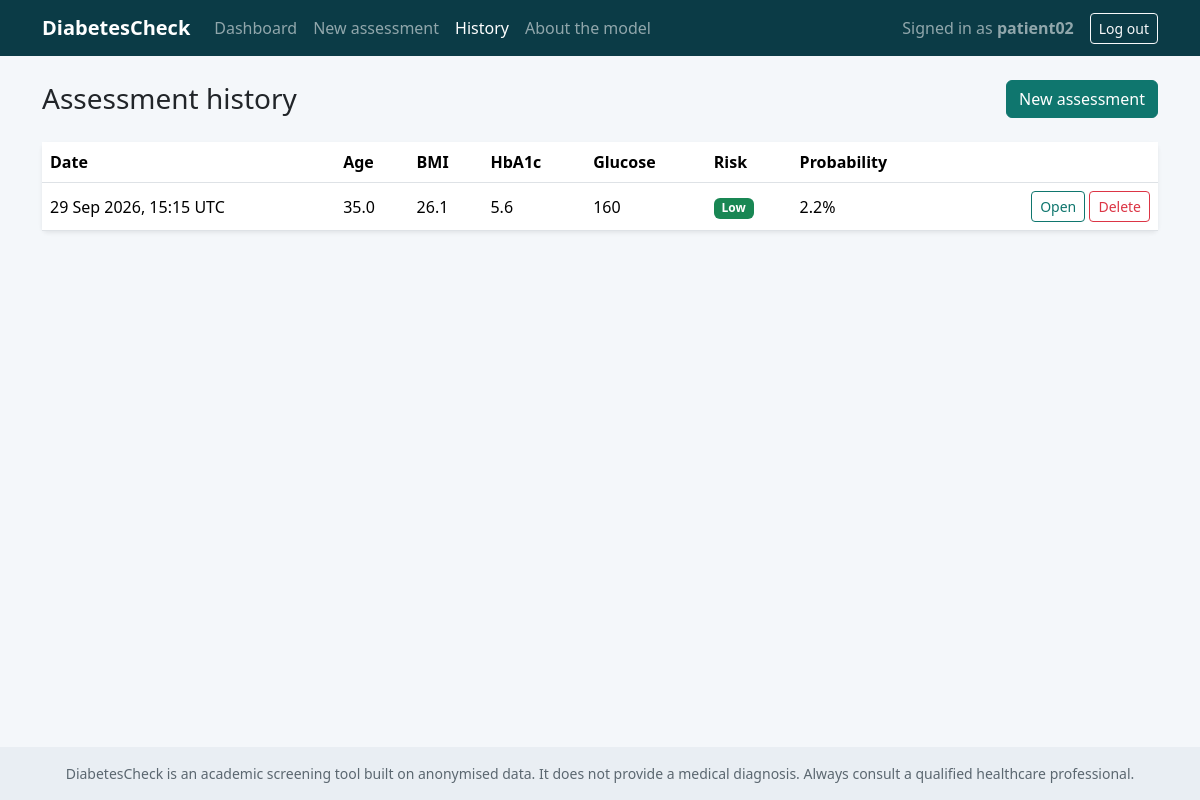
The app's page /history (signed in) with its own data.
### app/models.py (models this page shows, shortened)
class User(UserMixin, db.Model):
    __tablename__ = "users"
    id = db.Column(db.Integer, primary_key=True)
    username = db.Column(db.String(30), unique=True, nullable=False, index=True)
    email = db.Column(db.String(120), unique=True, nullable=False, index=True)
    password_hash = db.Column(db.String(255), nullable=False)
    created_at = db.Column(db.DateTime, default=utcnow, nullable=False)
    predictions = db.relationship(
        "Prediction", backref="user", lazy="dynamic", cascade="all, delete-orphan"
    )

class Prediction(db.Model):
    __tablename__ = "predictions"
    id = db.Column(db.Integer, primary_key=True)
    user_id = db.Column(db.Integer, db.ForeignKey("users.id"), nullable=False, index=True)
    gender = db.Column(db.String(10), nullable=False)
    age = db.Column(db.Float, nullable=False)
    hypertension = db.Column(db.Integer, nullable=False)
    heart_disease = db.Column(db.Integer, nullable=False)
    smoking_history = db.Column(db.String(20), nullable=False)
    bmi = db.Column(db.Float, nullable=False)
    hba1c_level = db.Column(db.Float, nullable=False)
    blood_glucose_level = db.Column(db.Float, nullable=False)
    risk_probability = db.Column(db.Float, nullable=False)
    risk_level = db.Column(db.String(20), nullable=False)
    predicted_class = db.Column(db.Integer, nullable=False)
    recommendations = db.Column(db.Text, nullable=False, default="[]")
    created_at = db.Column(db.DateTime, default=utcnow, nullable=False, index=True)
    @property
    def probability_pct(self):
        return round(self.risk_probability * 100, 1)
    @property
    def level_class(self):
        return {"Low": "success", "Moderate": "warning", "High": "danger"}[self.risk_level]

### app/main.py (the view)
@bp.route("/history")
@login_required
def history():
    page = request.args.get("page", 1, type=int)
    query = (
        select(Prediction)
        .where(Prediction.user_id == current_user.id)
        .order_by(Prediction.created_at.desc())
    )
    pagination = db.paginate(
        query,
        page=page,
        per_page=current_app.config["HISTORY_PER_PAGE"],
        error_out=False,
    )
    return render_template("history.html", pagination=pagination)

### app/__init__.py (called while the page is built)
def create_app(config_class=Config):
    app = Flask(__name__)
    app.config.from_object(config_class)
    db.init_app(app)
    login_manager.init_app(app)
    csrf.init_app(app)
    from .auth import bp as auth_bp
    from .main import bp as main_bp
    app.register_blueprint(auth_bp)
    app.register_blueprint(main_bp)
    @app.template_filter("datefmt")
    def datefmt(value):
        return value.strftime("%d %b %Y, %H:%M") + " UTC"
    @app.template_filter("smoking_label")
    def smoking_label(value):
        return SMOKING_LABELS.get(value, value)
    @app.errorhandler(404)
    def not_found(error):
        return render_template("404.html"), 404
    @app.errorhandler(500)
    def server_error(error):
        db.session.rollback()
        return render_template("500.html"), 500
    with app.app_context():
        db.create_all()
    get_model()
    return app

### app/models.py (called while the page is built)
@login_manager.user_loader
def load_user(user_id):
    return db.session.get(User, int(user_id))

### app/templates/history.html (shortened to what this page needs)
{% extends "base.html" %}
{% block content %}
<div class="d-flex justify-content-between align-items-center mb-4">
  <h1 class="h3 mb-0">Assessment history</h1>
  <a class="btn btn-primary" href="{{ url_for('main.predict_view') }}">New assessment</a>
</div>
{% if pagination.items %}
<div class="card border-0 shadow-sm">
  <div class="table-responsive">
    <table class="table align-middle mb-0">
      <thead>
        <tr><th>Date</th><th>Age</th><th>BMI</th><th>HbA1c</th><th>Glucose</th><th>Risk</th><th>Probability</th><th></th></tr>
      </thead>
      <tbody>
        {% for item in pagination.items %}
        <tr>
          <td class="text-nowrap">{{ item.created_at|datefmt }}</td>
          <td>{{ item.age|round(1) }}</td>
          <td>{{ item.bmi|round(1) }}</td>
          <td>{{ item.hba1c_level }}</td>
          <td>{{ item.blood_glucose_level|round|int }}</td>
          <td><span class="badge text-bg-{{ item.level_class }}">{{ item.risk_level }}</span></td>
          <td>{{ item.probability_pct }}%</td>
          <td class="text-end text-nowrap">
            <a class="btn btn-sm btn-outline-primary" href="{{ url_for('main.result', prediction_id=item.id) }}">Open</a>
            <form class="d-inline" method="post" action="{{ url_for('main.delete_prediction', prediction_id=item.id) }}" onsubmit="return confirm('Delete this assessment?');">
              <button class="btn btn-sm btn-outline-danger" type="submit">Delete</button>
            </form>
          </td>
        </tr>
        {% endfor %}
      </tbody>
    </table>
  </div>
</div>
{% endif %}
{% endblock %}

### app/templates/base.html (shortened to what this page needs)
<!DOCTYPE html>
<html lang="en">
<head>
  <link href="https://cdn.jsdelivr.net/npm/bootstrap@5.3.3/dist/css/bootstrap.min.css" rel="stylesheet">
  <link href="{{ url_for('static', filename='css/style.css') }}" rel="stylesheet">
</head>
<body class="d-flex flex-column min-vh-100">
  <nav class="navbar navbar-expand-lg navbar-dark app-nav">
    <div class="container">
      <a class="navbar-brand fw-bold" href="{{ url_for('main.index') }}">DiabetesCheck</a>
      <div class="collapse navbar-collapse" id="nav">
        <ul class="navbar-nav me-auto">
          {% if current_user.is_authenticated %}
          <li class="nav-item"><a class="nav-link {{ 'active' if request.endpoint == 'main.dashboard' }}" href="{{ url_for('main.dashboard') }}">Dashboard</a></li>
          <li class="nav-item"><a class="nav-link {{ 'active' if request.endpoint == 'main.predict_view' }}" href="{{ url_for('main.predict_view') }}">New assessment</a></li>
          <li class="nav-item"><a class="nav-link {{ 'active' if request.endpoint == 'main.history' }}" href="{{ url_for('main.history') }}">History</a></li>
          {% endif %}
          <li class="nav-item"><a class="nav-link {{ 'active' if request.endpoint == 'main.about' }}" href="{{ url_for('main.about') }}">About the model</a></li>
        </ul>
        <ul class="navbar-nav align-items-lg-center gap-lg-2">
          {% if current_user.is_authenticated %}
          <li class="nav-item"><span class="navbar-text me-lg-2">Signed in as <strong>{{ current_user.username }}</strong></span></li>
          <li class="nav-item">
            <form method="post" action="{{ url_for('auth.logout') }}">
              <button class="btn btn-outline-light btn-sm" type="submit">Log out</button>
            </form>
          </li>
          {% else %}
          <li class="nav-item"><a class="nav-link" href="{{ url_for('auth.login') }}">Log in</a></li>
          <li class="nav-item"><a class="btn btn-light btn-sm" href="{{ url_for('auth.register') }}">Register</a></li>
          {% endif %}
        </ul>
      </div>
    </div>
  </nav>
  <main class="container py-4 flex-grow-1">
    {% block content %}{% endblock %}
  </main>
  <footer class="app-footer py-3">
    <div class="container small text-center">
      DiabetesCheck is an academic screening tool built on anonymised data. It does not provide a medical diagnosis. Always consult a qualified healthcare professional.
    </div>
  </footer>
</body>
</html>

### app/static/css/style.css (style rules this page uses)
:root { --brand: #0f766e; --brand-dark: #0b3b46; --low: #198754; --moderate: #f59f00; --high: #dc3545; }
body { background: #f4f7fa; }
.app-nav { background: var(--brand-dark); }
.app-footer { background: #e9eef3; color: #5b6770; }
.btn-primary { --bs-btn-bg: var(--brand); --bs-btn-border-color: var(--brand); --bs-btn-hover-bg: #0c5f59; --bs-btn-hover-border-color: #0c5f59; --bs-btn-active-bg: #0a5450; --bs-btn-active-border-color: #0a5450; }
.btn-outline-primary { --bs-btn-color: var(--brand); --bs-btn-border-color: var(--brand); --bs-btn-hover-bg: var(--brand); --bs-btn-hover-border-color: var(--brand); --bs-btn-active-bg: var(--brand); --bs-btn-active-border-color: var(--brand); }
a { color: var(--brand); }

### records on screen
User: username "patient02"
Prediction: created_at "29 Sep 2026, 15:15 UTC", age "35.0", bmi "26.1", hba1c_level "5.6", blood_glucose_level "160", risk_level "Low", probability_pct "2.2"
